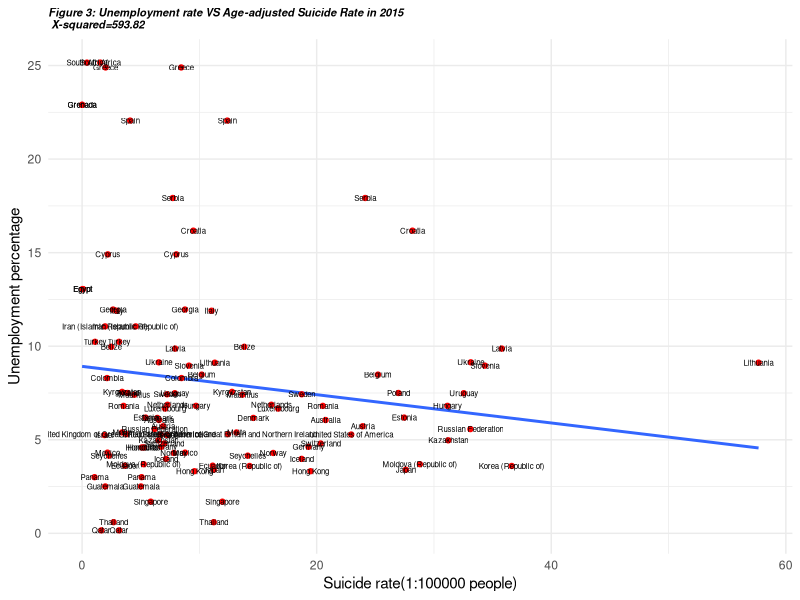
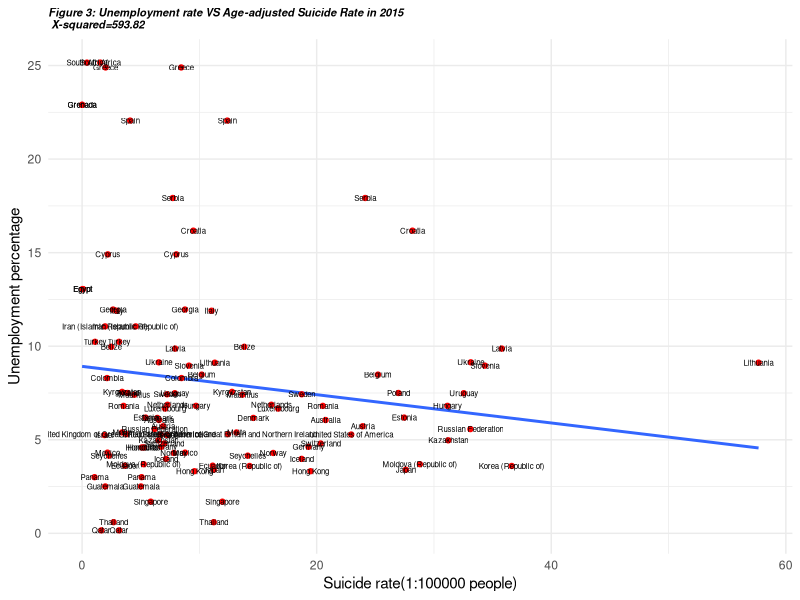

Write the R code that produced these figures, in order.
library(tidyverse)
library(dplyr)
suicide_2015_world=read.csv("suicide_2015_world.csv")
unemploy= read.csv("unemploy.csv")

unemploy_2015=unemploy %>% select(Country.Name,Country.Code,X2015)
#chisq test
Test_2015_world=suicide_2015_world%>% inner_join(unemploy_2015,by=c("alpha.3"="Country.Code")) %>%select(-Country.Name) %>%  filter(!is.na(X2015))
chisq.test(Test_2015_world[,7:8])

#Produce a linear graph of unemployment rate VS Age-adjusted suicide rate
m<-ggplot(data=Test_2015_world, aes(x=suicide_rate,y=X2015,label=Country))+ geom_smooth(method='lm',se=FALSE)+geom_point(color="red")+geom_text(size=2)+
  theme_minimal()+labs(
    title="Figure 3: Unemployment rate VS Age-adjusted Suicide Rate in 2015 \n X-squared=593.82",
    x="Suicide rate(1:100000 people)",
    y="Unemployment percentage"
  )

m + theme(
  plot.title = element_text( size=8, face="bold.italic"))
ggsave("Unemploy_vs_Suicide.png",width = 6,height=4)